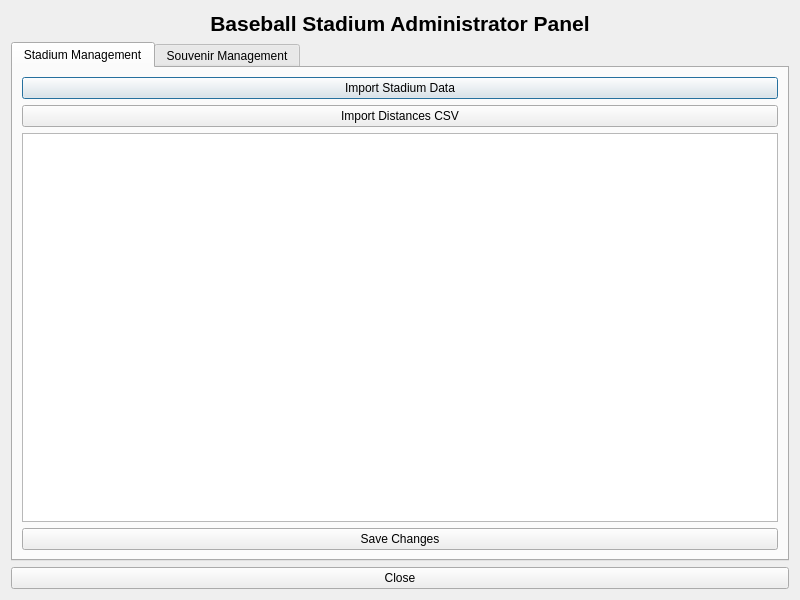
<?xml version="1.0" encoding="UTF-8"?>
<ui version="4.0">
 <class>AdminPanel</class>
 <widget class="QDialog" name="AdminPanel">
  <property name="geometry">
   <rect>
    <x>0</x>
    <y>0</y>
    <width>800</width>
    <height>600</height>
   </rect>
  </property>
  <property name="windowTitle">
   <string>Admin Panel</string>
  </property>
  <layout class="QVBoxLayout" name="verticalLayout">
   <item>
    <widget class="QLabel" name="titleLabel">
     <property name="font">
      <font>
       <pointsize>16</pointsize>
       <bold>true</bold>
      </font>
     </property>
     <property name="text">
      <string>Baseball Stadium Administrator Panel</string>
     </property>
     <property name="alignment">
      <set>Qt::AlignCenter</set>
     </property>
    </widget>
   </item>
   <item>
    <widget class="QTabWidget" name="tabWidget">
     <property name="currentIndex">
      <number>0</number>
     </property>
     <widget class="QWidget" name="stadiumTab">
      <attribute name="title">
       <string>Stadium Management</string>
      </attribute>
      <layout class="QVBoxLayout" name="verticalLayout_2">
       <item>
        <widget class="QPushButton" name="importStadiumButton">
         <property name="text">
          <string>Import Stadium Data</string>
         </property>
        </widget>
       </item>
       <item>
        <widget class="QPushButton" name="importDistancesButton">
         <property name="text">
          <string>Import Distances CSV</string>
         </property>
        </widget>
       </item>
       <item>
        <widget class="QTableWidget" name="stadiumTable"/>
       </item>
       <item>
        <widget class="QPushButton" name="saveStadiumChangesButton">
         <property name="text">
          <string>Save Changes</string>
         </property>
        </widget>
       </item>
      </layout>
     </widget>
     <widget class="QWidget" name="souvenirTab">
      <attribute name="title">
       <string>Souvenir Management</string>
      </attribute>
      <layout class="QVBoxLayout" name="verticalLayout_3">
       <item>
        <layout class="QHBoxLayout" name="horizontalLayout">
         <item>
          <widget class="QLabel" name="label">
           <property name="text">
            <string>Select Team:</string>
           </property>
          </widget>
         </item>
         <item>
          <widget class="QComboBox" name="teamComboBox"/>
         </item>
        </layout>
       </item>
       <item>
        <widget class="QTableWidget" name="souvenirTable"/>
       </item>
       <item>
        <layout class="QHBoxLayout" name="horizontalLayout_2">
         <item>
          <widget class="QPushButton" name="addSouvenirButton">
           <property name="text">
            <string>Add Souvenir</string>
           </property>
          </widget>
         </item>
         <item>
          <widget class="QPushButton" name="editSouvenirButton">
           <property name="text">
            <string>Edit Selected</string>
           </property>
          </widget>
         </item>
         <item>
          <widget class="QPushButton" name="deleteSouvenirButton">
           <property name="text">
            <string>Delete Selected</string>
           </property>
          </widget>
         </item>
        </layout>
       </item>
      </layout>
     </widget>
    </widget>
   </item>
   <item>
    <widget class="QPushButton" name="closeButton">
     <property name="text">
      <string>Close</string>
     </property>
    </widget>
   </item>
  </layout>
 </widget>
 <resources/>
 <connections/>
</ui> 
